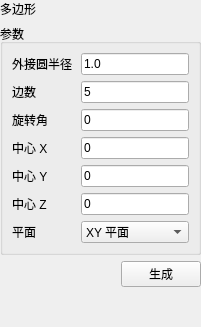
<?xml version="1.0" encoding="UTF-8"?>
<ui version="4.0">
 <class>PolygonDialog</class>
 <widget class="QWidget" name="PolygonDialog">
  <layout class="QVBoxLayout" name="mainLayout">
   <property name="leftMargin"><number>0</number></property><property name="topMargin"><number>0</number></property><property name="rightMargin"><number>0</number></property><property name="bottomMargin"><number>0</number></property><property name="spacing"><number>6</number></property>
   <item><widget class="QLabel" name="pageHeaderLabel"><property name="text"><string>多边形</string></property></widget></item>
   <item>
    <widget class="QGroupBox" name="parameterGroup">
     <property name="title"><string>参数</string></property>
     <layout class="QFormLayout" name="parameterForm">
      <property name="leftMargin"><number>9</number></property><property name="topMargin"><number>9</number></property><property name="rightMargin"><number>9</number></property><property name="bottomMargin"><number>9</number></property>
      <property name="horizontalSpacing"><number>8</number></property><property name="verticalSpacing"><number>6</number></property>
      <item row="0" column="0"><widget class="QLabel" name="radiusEditLabel"><property name="text"><string>外接圆半径</string></property></widget></item><item row="0" column="1"><widget class="QLineEdit" name="radiusEdit"><property name="minimumHeight"><number>30</number></property><property name="text"><string>1.0</string></property></widget></item><item row="1" column="0"><widget class="QLabel" name="sidesEditLabel"><property name="text"><string>边数</string></property></widget></item><item row="1" column="1"><widget class="QLineEdit" name="sidesEdit"><property name="minimumHeight"><number>30</number></property><property name="text"><string>5</string></property></widget></item><item row="2" column="0"><widget class="QLabel" name="rotateDegEditLabel"><property name="text"><string>旋转角</string></property></widget></item><item row="2" column="1"><widget class="QLineEdit" name="rotateDegEdit"><property name="minimumHeight"><number>30</number></property><property name="text"><string>0</string></property></widget></item><item row="3" column="0"><widget class="QLabel" name="centerXLabel"><property name="text"><string>中心 X</string></property></widget></item><item row="3" column="1"><widget class="QLineEdit" name="centerXEdit"><property name="minimumHeight"><number>30</number></property><property name="text"><string>0</string></property></widget></item><item row="4" column="0"><widget class="QLabel" name="centerYLabel"><property name="text"><string>中心 Y</string></property></widget></item><item row="4" column="1"><widget class="QLineEdit" name="centerYEdit"><property name="minimumHeight"><number>30</number></property><property name="text"><string>0</string></property></widget></item><item row="5" column="0"><widget class="QLabel" name="centerZLabel"><property name="text"><string>中心 Z</string></property></widget></item><item row="5" column="1"><widget class="QLineEdit" name="centerZEdit"><property name="minimumHeight"><number>30</number></property><property name="text"><string>0</string></property></widget></item><item row="6" column="0"><widget class="QLabel" name="planeLabel"><property name="text"><string>平面</string></property></widget></item><item row="6" column="1"><widget class="QComboBox" name="planeCombo"><property name="minimumHeight"><number>30</number></property><item><property name="text"><string>XY 平面</string></property></item><item><property name="text"><string>XZ 平面</string></property></item><item><property name="text"><string>YZ 平面</string></property></item></widget></item>
     </layout>
    </widget>
   </item>
   <item><layout class="QHBoxLayout" name="buttonLayout"><item><spacer name="buttonSpacer"><property name="orientation"><enum>Qt::Horizontal</enum></property><property name="sizeHint" stdset="0"><size><width>40</width><height>20</height></size></property></spacer></item><item><widget class="QPushButton" name="generateButton"><property name="minimumHeight"><number>34</number></property><property name="text"><string>生成</string></property></widget></item></layout></item>
   
   <item><spacer name="verticalSpacer"><property name="orientation"><enum>Qt::Vertical</enum></property><property name="sizeHint" stdset="0"><size><width>20</width><height>40</height></size></property></spacer></item>
  </layout>
 </widget>
 <resources/>
 <connections/>
</ui>
